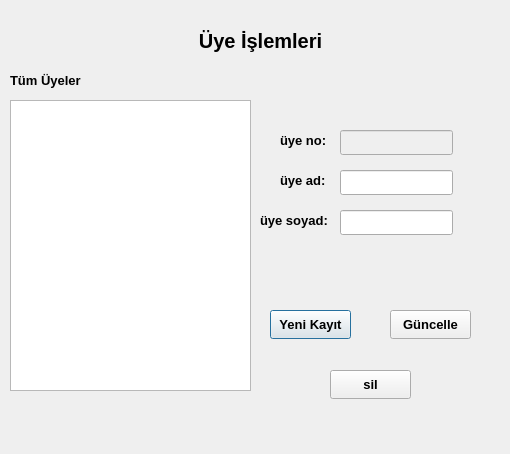
<?xml version="1.0" encoding="UTF-8"?>
<ui version="4.0">
 <class>uye_islemleri</class>
 <widget class="QDialog" name="uye_islemleri">
  <property name="geometry">
   <rect>
    <x>0</x>
    <y>0</y>
    <width>510</width>
    <height>454</height>
   </rect>
  </property>
  <property name="font">
   <font>
    <pointsize>10</pointsize>
    <bold>true</bold>
   </font>
  </property>
  <property name="windowTitle">
   <string>Dialog</string>
  </property>
  <widget class="QLabel" name="label">
   <property name="geometry">
    <rect>
     <x>90</x>
     <y>20</y>
     <width>341</width>
     <height>41</height>
    </rect>
   </property>
   <property name="palette">
    <palette>
     <active>
      <colorrole role="WindowText">
       <brush brushstyle="SolidPattern">
        <color alpha="255">
         <red>223</red>
         <green>0</green>
         <blue>0</blue>
        </color>
       </brush>
      </colorrole>
     </active>
     <inactive>
      <colorrole role="WindowText">
       <brush brushstyle="SolidPattern">
        <color alpha="255">
         <red>0</red>
         <green>0</green>
         <blue>0</blue>
        </color>
       </brush>
      </colorrole>
     </inactive>
     <disabled>
      <colorrole role="WindowText">
       <brush brushstyle="SolidPattern">
        <color alpha="255">
         <red>120</red>
         <green>120</green>
         <blue>120</blue>
        </color>
       </brush>
      </colorrole>
     </disabled>
    </palette>
   </property>
   <property name="font">
    <font>
     <pointsize>15</pointsize>
     <bold>true</bold>
    </font>
   </property>
   <property name="text">
    <string>Üye İşlemleri</string>
   </property>
   <property name="alignment">
    <set>Qt::AlignCenter</set>
   </property>
  </widget>
  <widget class="QLabel" name="label_2">
   <property name="geometry">
    <rect>
     <x>10</x>
     <y>70</y>
     <width>91</width>
     <height>20</height>
    </rect>
   </property>
   <property name="font">
    <font>
     <pointsize>10</pointsize>
     <bold>true</bold>
    </font>
   </property>
   <property name="text">
    <string>Tüm Üyeler</string>
   </property>
  </widget>
  <widget class="QTableView" name="table_tum_uye">
   <property name="geometry">
    <rect>
     <x>10</x>
     <y>100</y>
     <width>241</width>
     <height>291</height>
    </rect>
   </property>
   <property name="font">
    <font>
     <pointsize>9</pointsize>
     <bold>false</bold>
    </font>
   </property>
  </widget>
  <widget class="QLabel" name="label_3">
   <property name="geometry">
    <rect>
     <x>280</x>
     <y>130</y>
     <width>63</width>
     <height>20</height>
    </rect>
   </property>
   <property name="font">
    <font>
     <pointsize>10</pointsize>
     <bold>true</bold>
    </font>
   </property>
   <property name="text">
    <string>üye no:</string>
   </property>
  </widget>
  <widget class="QLabel" name="label_4">
   <property name="geometry">
    <rect>
     <x>280</x>
     <y>170</y>
     <width>63</width>
     <height>20</height>
    </rect>
   </property>
   <property name="font">
    <font>
     <pointsize>10</pointsize>
     <bold>true</bold>
    </font>
   </property>
   <property name="text">
    <string>üye ad:</string>
   </property>
  </widget>
  <widget class="QLabel" name="label_5">
   <property name="geometry">
    <rect>
     <x>260</x>
     <y>210</y>
     <width>71</width>
     <height>20</height>
    </rect>
   </property>
   <property name="font">
    <font>
     <pointsize>10</pointsize>
     <bold>true</bold>
    </font>
   </property>
   <property name="text">
    <string>üye soyad:</string>
   </property>
  </widget>
  <widget class="QLineEdit" name="lineuyeno">
   <property name="enabled">
    <bool>false</bool>
   </property>
   <property name="geometry">
    <rect>
     <x>340</x>
     <y>130</y>
     <width>113</width>
     <height>25</height>
    </rect>
   </property>
  </widget>
  <widget class="QLineEdit" name="line_uyead">
   <property name="geometry">
    <rect>
     <x>340</x>
     <y>170</y>
     <width>113</width>
     <height>25</height>
    </rect>
   </property>
  </widget>
  <widget class="QLineEdit" name="line_uyesoyad">
   <property name="geometry">
    <rect>
     <x>340</x>
     <y>210</y>
     <width>113</width>
     <height>25</height>
    </rect>
   </property>
  </widget>
  <widget class="QPushButton" name="pushButton">
   <property name="geometry">
    <rect>
     <x>270</x>
     <y>310</y>
     <width>81</width>
     <height>29</height>
    </rect>
   </property>
   <property name="font">
    <font>
     <pointsize>10</pointsize>
     <bold>true</bold>
    </font>
   </property>
   <property name="text">
    <string>Yeni Kayıt</string>
   </property>
  </widget>
  <widget class="QPushButton" name="pushButton_2">
   <property name="geometry">
    <rect>
     <x>390</x>
     <y>310</y>
     <width>81</width>
     <height>29</height>
    </rect>
   </property>
   <property name="font">
    <font>
     <pointsize>10</pointsize>
     <bold>true</bold>
    </font>
   </property>
   <property name="text">
    <string>Güncelle</string>
   </property>
  </widget>
  <widget class="QPushButton" name="pushButton_3">
   <property name="geometry">
    <rect>
     <x>330</x>
     <y>370</y>
     <width>81</width>
     <height>29</height>
    </rect>
   </property>
   <property name="text">
    <string>sil</string>
   </property>
  </widget>
 </widget>
 <resources/>
 <connections/>
</ui>
